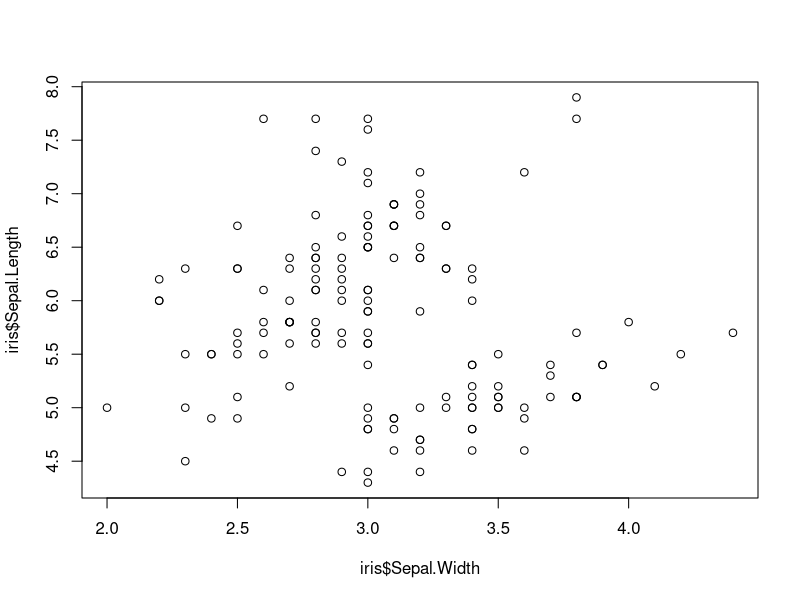
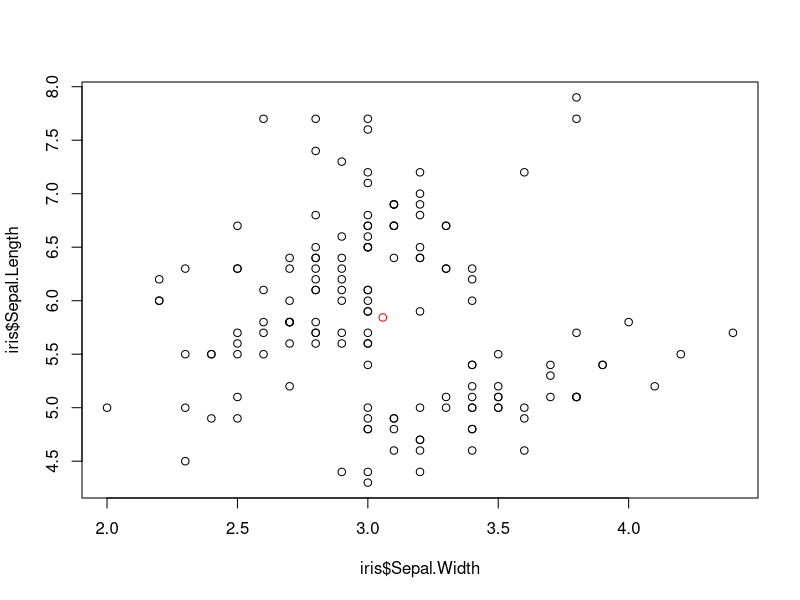
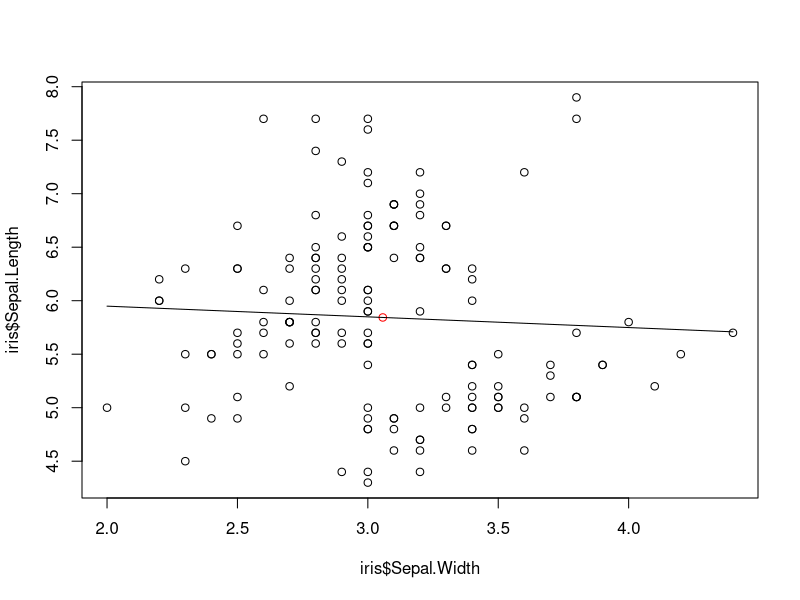
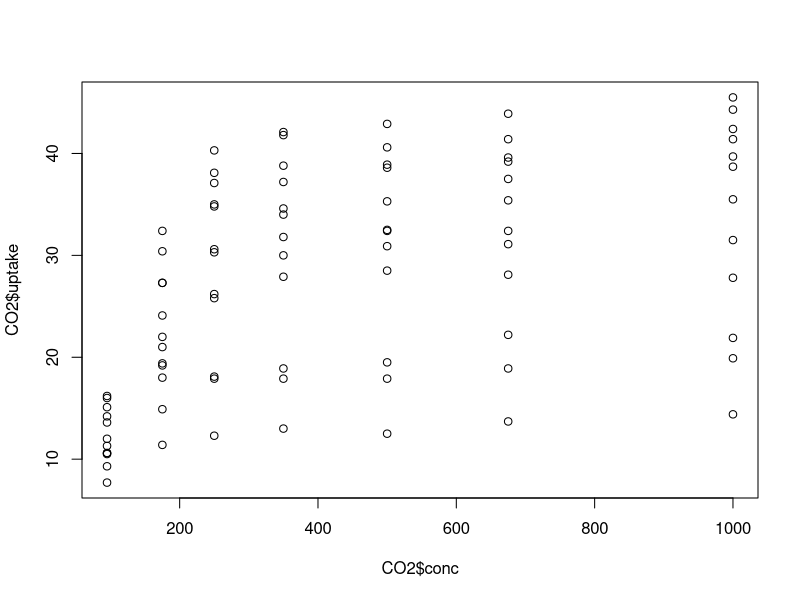
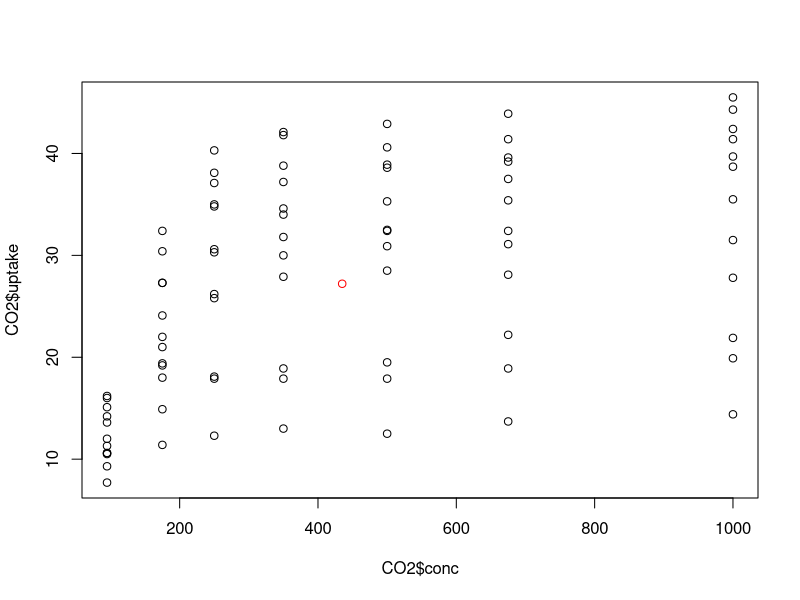
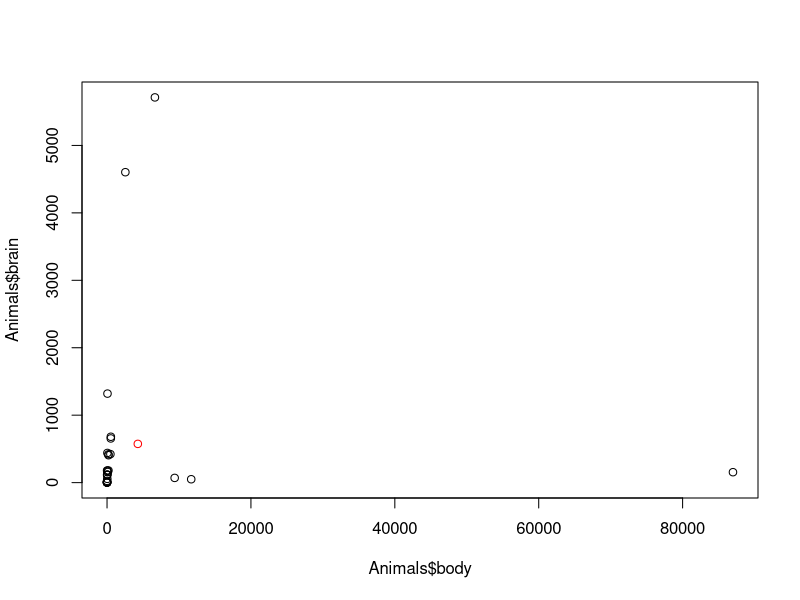

Recreate these plots in R, in order.
## classwork from eco 602 september 1
## practicing with the iris data set

## load in data
data(iris)

## look at top 6 rows
head(iris)

## calculate mean of sepal length
mean(iris$Sepal.Length)

## calculate std dev sepal width
sd(iris$Sepal.Width)

## build a scatterplot of iris sepal width and length
plot(x = iris$Sepal.Width, y = iris$Sepal.Length)

## find the center of the data
data_center_x = mean(iris$Sepal.Width)
data_center_y = mean(iris$Sepal.Length)
c(data_center_x, data_center_y)

## add a point to an existing plot
plot(x = iris$Sepal.Width, y = iris$Sepal.Length)
points(x = data_center_x, y = data_center_y, col = "red")

##load a custom function into R's workspace
line_point_slope = function(x, x1, y1, slope)
{
  get_y_intercept = 
    function(x1, y1, slope) 
      return(-(x1 * slope) + y1)
  
  linear = 
    function(x, yint, slope) 
      return(yint + x * slope)
  
  return(linear(x, get_y_intercept(x1, y1, slope), slope))
}

##add a curve to an existing plot
plot(x = iris$Sepal.Width, y = iris$Sepal.Length)
points(x = data_center_x, y = data_center_y, col = "red")
curve(
  line_point_slope(
    x,
    data_center_x,
    data_center_y,
    -0.1),
  add = TRUE
)

## try other variables or datasets

##what's in the iris dataset?
View(iris)

## load in CO2 dataset
data(CO2)

## what's in CO2?
View(CO2)
head(CO2)

## make a plot of concentration vs uptake
plot(x = CO2$conc, y = CO2$uptake)

## find the center of the data
data_center_x_co2 = mean(CO2$conc)
data_center_y_co2 = mean(CO2$uptake)
c(data_center_x_co2, data_center_y_co2)

## add the centerpoint of the data to the plot
plot(x = CO2$conc, y = CO2$uptake)
points(x = data_center_x_co2, y = data_center_y_co2, col = "red")


## load in the MASS library
library(MASS)
data(Animals)
head(Animals)

## plot the Animals data
plot(x = Animals$body, y = Animals$brain)

data_center_x_animals = mean(Animals$body)
data_center_y_animals = mean(Animals$brain)
c(data_center_x_animals, data_center_y_animals)

points(x = data_center_x_animals, y = data_center_y_animals, col = "red")
